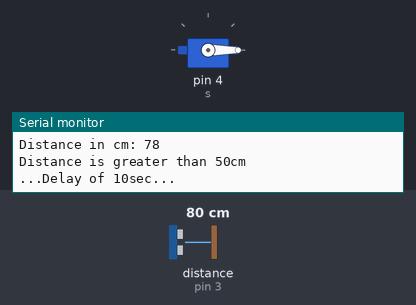
The sketch below on a simulated Arduino Uno, built with avr-gcc and run on an emulated ATmega328P. On the bench: servo, the last lines printed to the serial monitor. Wiring (inferred from the names in the program): ultrasonic range finder: trigger pin 2; echo pin 3. Inputs (shaded band) come from the test bench; at power-on: distance to the obstacle (sensor on pin 3) 80 cm. The echo pulse lasts 58.3 µs per cm.

Above: at 10.8 s.
10.9 s: distance to the obstacle (sensor on pin 3) set to 53 cm
21.3 s: distance to the obstacle (sensor on pin 3) set to 45 cm
At 32.11 s:
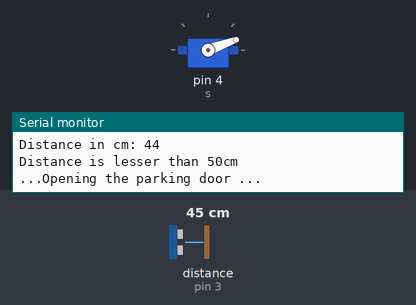
At 49.2 s:
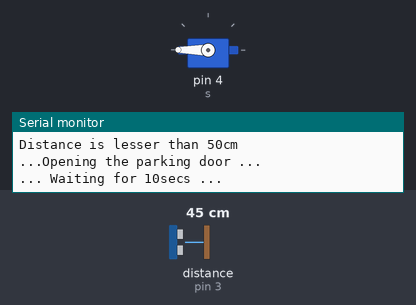
Timing chart, 0 to 59.8 s (numbered marks = the images above; inputs shaded):
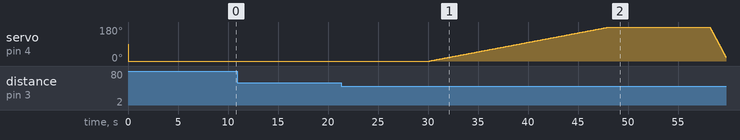

The sketch:

Automated_Parking_Door.ino
```cpp
#include<Servo.h>
Servo s;
int trig = 2;
int echo = 3;

int getDist()
{
  digitalWrite(trig,LOW);
  digitalWrite(trig,HIGH);
  delayMicroseconds(10);
  digitalWrite(trig,LOW);
  float dur = pulseIn(echo,HIGH);
  float dis = (dur*0.034)/2;
  return dis;
}

void open()
{
  for(int i=0;i<=180;i++){
    s.write(i);
    delay(100);}
}

void close()
{
  for(int j=180;j>=0;j--){
    s.write(j);
    delay(10);
  }
}

void setup()
{
  s.attach(4);
  pinMode(trig, OUTPUT);
  pinMode(echo, INPUT);
  Serial.begin(9600);
}

void loop()
{
  int dis = getDist();
  Serial.print("Distance in cm: ");
  Serial.println(dis);
  if(dis < 50)
  {
    Serial.println("Distance is lesser than 50cm");
    Serial.println("...Opening the parking door ...");
    open();
    Serial.println("... Waiting for 10secs ...");
    delay(10000);
    Serial.println("...closing the parking door ...");
    close();
  }
  else
  {
    Serial.println("Distance is greater than 50cm");
    s.write(0);
  }
  Serial.println("...Delay of 10sec...");
  delay(10000);
}
```

Measured:
- the behaviour switches between 51 and 50 cm on distance to the obstacle (sensor on pin 3) (found by bisection; images 0 and 1)
- after the input at 21.3 s, servo on pin 4 (s): rises from 0° to 180° in 17.9 s, then falls to 21° in 11.7 s
